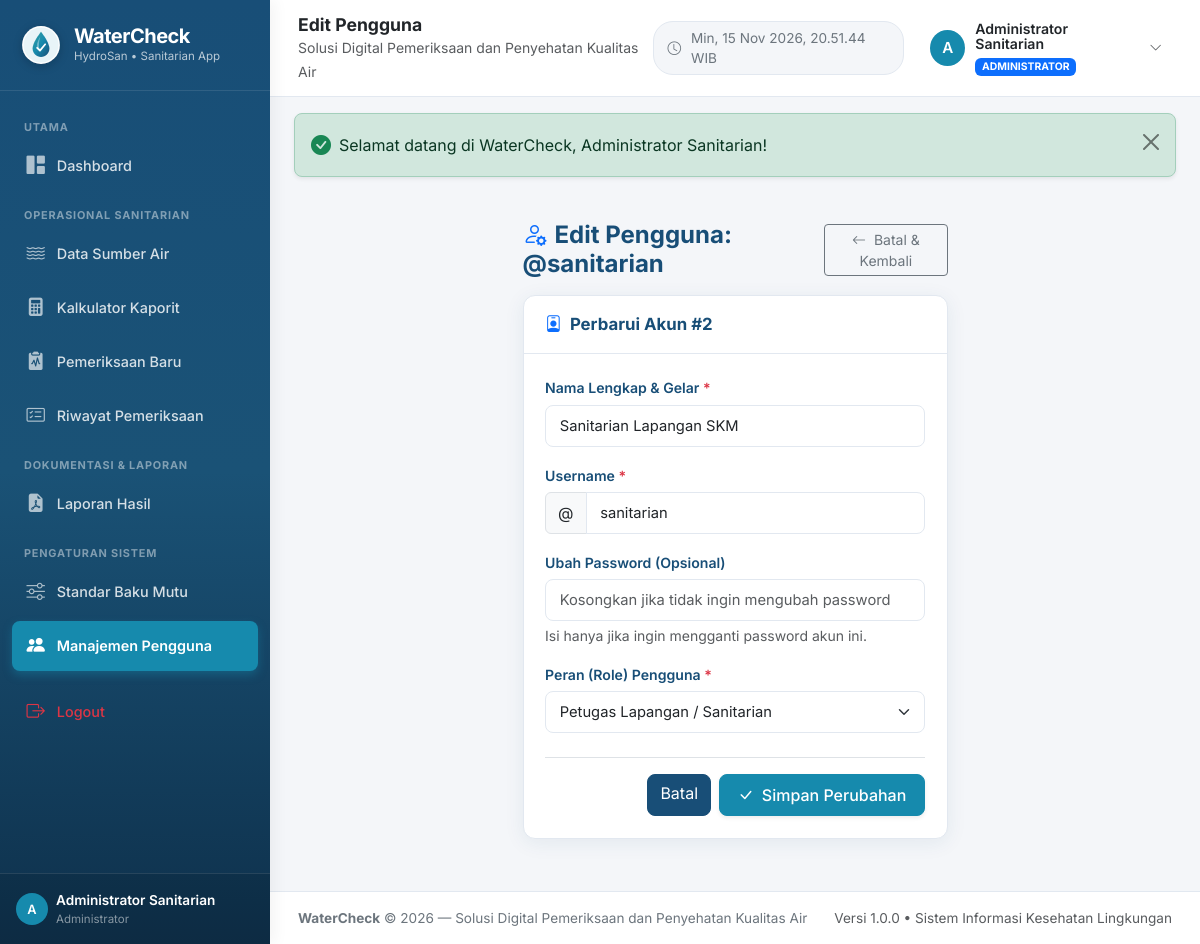
Page /pages/pengguna/edit.php?id=2 (signed in) on the committed database.
### tables this page shows
CREATE TABLE `users` (
  `id` INT AUTO_INCREMENT PRIMARY KEY,
  `nama` VARCHAR(100) NOT NULL,
  `username` VARCHAR(50) NOT NULL UNIQUE,
  `password` VARCHAR(255) NOT NULL,
  `role` ENUM('admin', 'petugas') NOT NULL DEFAULT 'petugas',
  `created_at` TIMESTAMP DEFAULT CURRENT_TIMESTAMP,
  `updated_at` TIMESTAMP DEFAULT CURRENT_TIMESTAMP ON UPDATE CURRENT_TIMESTAMP,
  INDEX `idx_users_username` (`username`),
  INDEX `idx_users_role` (`role`)
);

### includes/auth.php (called while the page is built, shortened)
<?php
if (!function_exists('isLoggedIn')) {
    function isLoggedIn(): bool {
        return !empty($_SESSION['user_id']) && !empty($_SESSION['username']);
    }
}
if (!function_exists('currentUser')) {
    function currentUser(): ?array {
        return [
            'id'       => $_SESSION['user_id'],
            'nama'     => $_SESSION['nama'] ?? 'Pengguna',
            'username' => $_SESSION['username'] ?? '',
            'role'     => $_SESSION['role'] ?? 'petugas'
        ];
    }
}

### pages/pengguna/edit.php (the view, shortened to what this page needs)
<?php
require_once __DIR__ . '/../../includes/header.php';
require_once __DIR__ . '/../../includes/sidebar.php';
require_once __DIR__ . '/../../includes/navbar.php';
$id = (int)($_GET['id'] ?? 0);
$stmt = $pdo->prepare("SELECT * FROM users WHERE id = :id LIMIT 1");
$stmt->execute([':id' => $id]);
$user = $stmt->fetch();
$isSelf = ($user['id'] == $currentUser['id']);
$nama     = $user['nama'];
$username = $user['username'];
$role     = $user['role'];
?>
<div class="row justify-content-center">
    <div class="col-lg-6">
        <div class="d-flex align-items-center justify-content-between mb-3">
            <h4 class="fw-bold mb-0" style="color: #184e77;">
                <i class="bi bi-person-gear text-primary me-2"></i>Edit Pengguna: @<?= htmlspecialchars($username); ?>
            </h4>
            <a href="<?= BASE_URL; ?>pages/pengguna/index.php" class="btn btn-outline-secondary btn-sm">
                <i class="bi bi-arrow-left me-1"></i> Batal & Kembali
            </a>
        </div>
        <div class="card-wc">
            <div class="card-wc-header">
                <h6 class="card-wc-title">
                    <i class="bi bi-person-badge text-primary"></i> Perbarui Akun #<?= $id; ?>
                </h6>
            </div>
            <div class="card-wc-body">
                <form action="" method="POST" autocomplete="off">
                    <div class="mb-3">
                        <label for="nama" class="form-label">Nama Lengkap & Gelar <span class="text-danger">*</span></label>
                        <input type="text" class="form-control" id="nama" name="nama" value="<?= htmlspecialchars($nama); ?>" required>
                    </div>
                    <div class="mb-3">
                        <label for="username" class="form-label">Username <span class="text-danger">*</span></label>
                        <div class="input-group">
                            <span class="input-group-text bg-light">@</span>
                            <input type="text" class="form-control" id="username" name="username" value="<?= htmlspecialchars($username); ?>" required>
                        </div>
                    </div>
                    <div class="mb-3">
                        <label for="new_password" class="form-label">Ubah Password (Opsional)</label>
                        <input type="password" class="form-control" id="new_password" name="new_password" placeholder="Kosongkan jika tidak ingin mengubah password">
                        <div class="form-text">Isi hanya jika ingin mengganti password akun ini.</div>
                    </div>
                    <div class="mb-4">
                        <label for="role" class="form-label">Peran (Role) Pengguna <span class="text-danger">*</span></label>
                        <?php if ($isSelf): ?>
                            <input type="text" class="form-control bg-light" value="Administrator" readonly>
                            <input type="hidden" name="role" value="admin">
                            <div class="form-text text-muted">Anda tidak dapat menurunkan hak akses akun Anda sendiri saat sedang login.</div>
                        <?php else: ?>
                            <select class="form-select" id="role" name="role" required>
                                <option value="petugas" <?= ($role === 'petugas') ? 'selected' : ''; ?>>Petugas Lapangan / Sanitarian</option>
                            </select>
                        <?php endif; ?>
                    </div>
                    <div class="d-flex justify-content-end gap-2 pt-3 border-top">
                        <a href="<?= BASE_URL; ?>pages/pengguna/index.php" class="btn btn-secondary">
                            Batal
                        </a>
                        <button type="submit" class="btn btn-primary shadow-sm">
                            <i class="bi bi-check-lg me-1"></i> Simpan Perubahan
                        </button>
                    </div>
                </form>
            </div>
        </div>
    </div>
</div>
<?php
require_once __DIR__ . '/../../includes/footer.php';
?>

### assets/css/style.css (style rules this page uses)
:root { --wc-primary: #168aad; --wc-primary-dark: #184e77; --wc-primary-hover: #1a759f; --wc-accent: #52b69a; --wc-accent-light: #d8f3dc; --wc-bg: #f4f6f9; --wc-sidebar-bg: #184e77; --wc-sidebar-hover: #1e6091; --wc-sidebar-active: #168aad; --wc-text-main: #2b2d42; --wc-text-muted: #6c757d; --wc-success: #2a9d8f; --wc-warning: #e9c46a; --wc-danger: #e76f51; --wc-border: #e2e8f0; --wc-radius: 12px; --wc-shadow: 0 4px 20px rgba(24, 78, 119, 0.08); }
body { font-family: 'Inter', -apple-system, BlinkMacSystemFont, 'Segoe UI', Roboto, Helvetica, Arial, sans-serif; background-color: var(--wc-bg); color: var(--wc-text-main); min-height: 100vh; overflow-x: hidden; }
a { color: var(--wc-primary); text-decoration: none; transition: all 0.2s ease; }
.btn-primary { background-color: var(--wc-primary); border-color: var(--wc-primary); color: #fff; border-radius: 8px; font-weight: 500; padding: 0.5rem 1.1rem; transition: all 0.2s; }
.btn-secondary { background-color: var(--wc-primary-dark); border-color: var(--wc-primary-dark); border-radius: 8px; color: #fff; }
.card-wc { background: #ffffff; border: 1px solid var(--wc-border); border-radius: var(--wc-radius); box-shadow: var(--wc-shadow); margin-bottom: 1.5rem; transition: transform 0.2s ease, box-shadow 0.2s ease; }
.card-wc-header { padding: 1.15rem 1.35rem; border-bottom: 1px solid var(--wc-border); display: flex; align-items: center; justify-content: space-between; }
.card-wc-title { margin: 0; font-size: 1.05rem; font-weight: 700; color: var(--wc-primary-dark); display: flex; align-items: center; gap: 8px; }
.card-wc-body { padding: 1.35rem; }
.form-label { font-weight: 600; font-size: 0.88rem; color: var(--wc-primary-dark); margin-bottom: 0.4rem; }
.form-control, .form-select { border-radius: 8px; border: 1px solid var(--wc-border); padding: 0.55rem 0.85rem; font-size: 0.92rem; transition: border-color 0.15s ease-in-out, box-shadow 0.15s ease-in-out; }

### rows in the picture
users: username "sanitarian", nama "Sanitarian Lapangan SKM", role "Petugas Lapangan / Sanitarian"

### other values in the picture
APP_NAME "WaterCheck"
APP_ALT_NAME "HydroSan"
substr($currentUser['nama'] ?? 'U', 0, 1) "A"
$currentUser['nama'] "Administrator Sanitarian"
$pageTitle "Edit Pengguna"
APP_TAGLINE "Solusi Digital Pemeriksaan dan Penyehatan Kualitas Air"
$flash['message'] "Selamat datang di WaterCheck, Administrator Sanitarian!"
$id "2"
APP_VERSION "1.0.0"
